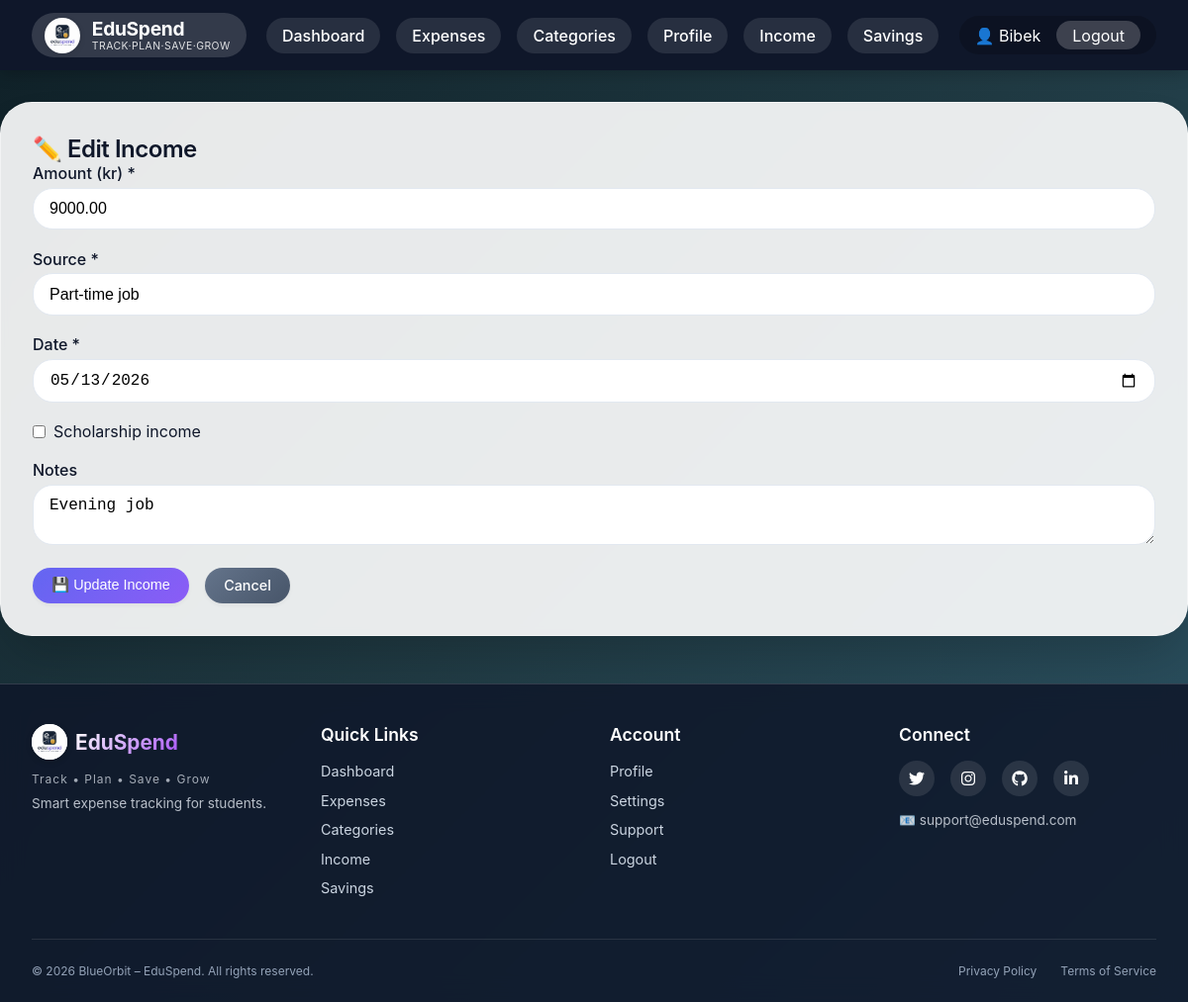
The page /modules/income/edit.php?id=1 (signed in) on the database its author committed.
### tables this page shows
CREATE TABLE `tblincome` (
  `IncomeID` int(11) NOT NULL,
  `Amount` decimal(10,2) NOT NULL,
  `Source` varchar(100) NOT NULL,
  `IncomeDate` date NOT NULL,
  `IsScholarship` tinyint(1) DEFAULT 0,
  `StudentID` int(11) NOT NULL,
  `Notes` varchar(255) DEFAULT NULL
);

### includes/Income.php (called while the page is built, shortened)
<?php
require_once __DIR__ . '/config.php';
class Income {
    public function __construct($data = null) {
        if ($data) {
            $this->amount = $data['Amount'] ?? null;
            $this->source = $data['Source'] ?? null;
            $this->incomeDate = $data['IncomeDate'] ?? null;
            $this->isScholarship = $data['IsScholarship'] ?? 0;
            $this->notes = $data['Notes'] ?? null;
        }
    }
    public static function find($id) {
        global $pdo;
        $stmt = $pdo->prepare("SELECT * FROM tblIncome WHERE IncomeID = ?");
        $stmt->execute([$id]);
        $data = $stmt->fetch(PDO::FETCH_ASSOC);
        return $data ? new Income($data) : null;
    }
}
?>

### modules/income/edit.php (the view, shortened to what this page needs)
<?php
require_once '../../includes/header.php';
require_once '../../includes/Income.php';
$id = isset($_GET['id']) ? (int)$_GET['id'] : 0;
$income = Income::find($id);
?>
<h2>✏️ Edit Income</h2>
<form method="post" class="modern-form">
    <div class="form-group">
        <label>Amount (kr) *</label>
        <input type="number" step="0.01" name="amount" value="<?= $income->amount ?>" required>
    </div>
    <div class="form-group">
        <label>Source *</label>
        <input type="text" name="source" value="<?= htmlspecialchars($income->source) ?>" required>
    </div>
    <div class="form-group">
        <label>Date *</label>
        <input type="date" name="income_date" value="<?= $income->incomeDate ?>" required>
    </div>
    <div class="form-group checkbox-group">
        <label class="checkbox-inline">
            <input type="checkbox" name="is_scholarship" <?= $income->isScholarship ? 'checked' : '' ?>>
            <span>Scholarship income</span>
        </label>
    </div>
    <div class="form-group">
        <label>Notes</label>
        <textarea name="notes" rows="2"><?= htmlspecialchars($income->notes) ?></textarea>
    </div>
    <div class="form-actions">
        <button type="submit" class="btn">💾 Update Income</button>
        <a href="list.php" class="btn btn-secondary">Cancel</a>
    </div>
</form>
<?php require_once '../../includes/footer.php'; ?>

### assets/css/style.css (style rules this page uses)
:root { --primary: #6366f1; --primary-dark: #4f46e5; --secondary: #10b981; --danger: #f43f5e; --warning: #f59e0b; --dark: #0f172a; --light: #f8fafc; --gray: #64748b; --glass: rgba(255, 255, 255, 0.2); --glass-border: rgba(255, 255, 255, 0.3); }
* { margin: 0; padding: 0; box-sizing: border-box; }
body { background: linear-gradient(135deg, #0f2027, #203a43, #2c5364); background-attachment: fixed; font-family: 'Inter', system-ui, -apple-system, 'Segoe UI', Roboto, Helvetica, Arial, sans-serif; min-height: 100vh; color: var(--dark); }
h1, h2, h3 { color: var(--dark); font-weight: 600; letter-spacing: -0.02em; }
.form-group { margin-bottom: 1.2rem; }
label { display: block; font-weight: 500; margin-bottom: 0.3rem; color: var(--dark); }
input, select, textarea { width: 100%; padding: 0.7rem 1rem; border: 1px solid #e2e8f0; border-radius: 20px; font-size: 1rem; transition: all 0.2s; background: white; }
.checkbox-group { margin-bottom: 1.2rem; }
.checkbox-inline { display: flex; align-items: center; gap: 0.5rem; cursor: pointer; font-weight: normal; }
.checkbox-inline input { width: auto; margin: 0; }
.checkbox-inline span { color: var(--dark); }
.btn { display: inline-block; background: linear-gradient(135deg, #6366f1, #8b5cf6); color: white; padding: 0.6rem 1.2rem; border: none; border-radius: 40px; cursor: pointer; text-decoration: none; font-size: 0.9rem; font-weight: 500; transition: all 0.2s; box-shadow: 0 2px 4px rgba(0,0,0,0.05); }
.btn-secondary { background: linear-gradient(135deg, #64748b, #475569); }
.form-actions { display: flex; gap: 1rem; margin-top: 1rem; }

### rows shown on the page
tblincome: amount "9000.00", source "Part-time job", income_date "05/13/2026", notes "Evening job"

### other values the page prints
$_SESSION['user_name'] "Bibek"
